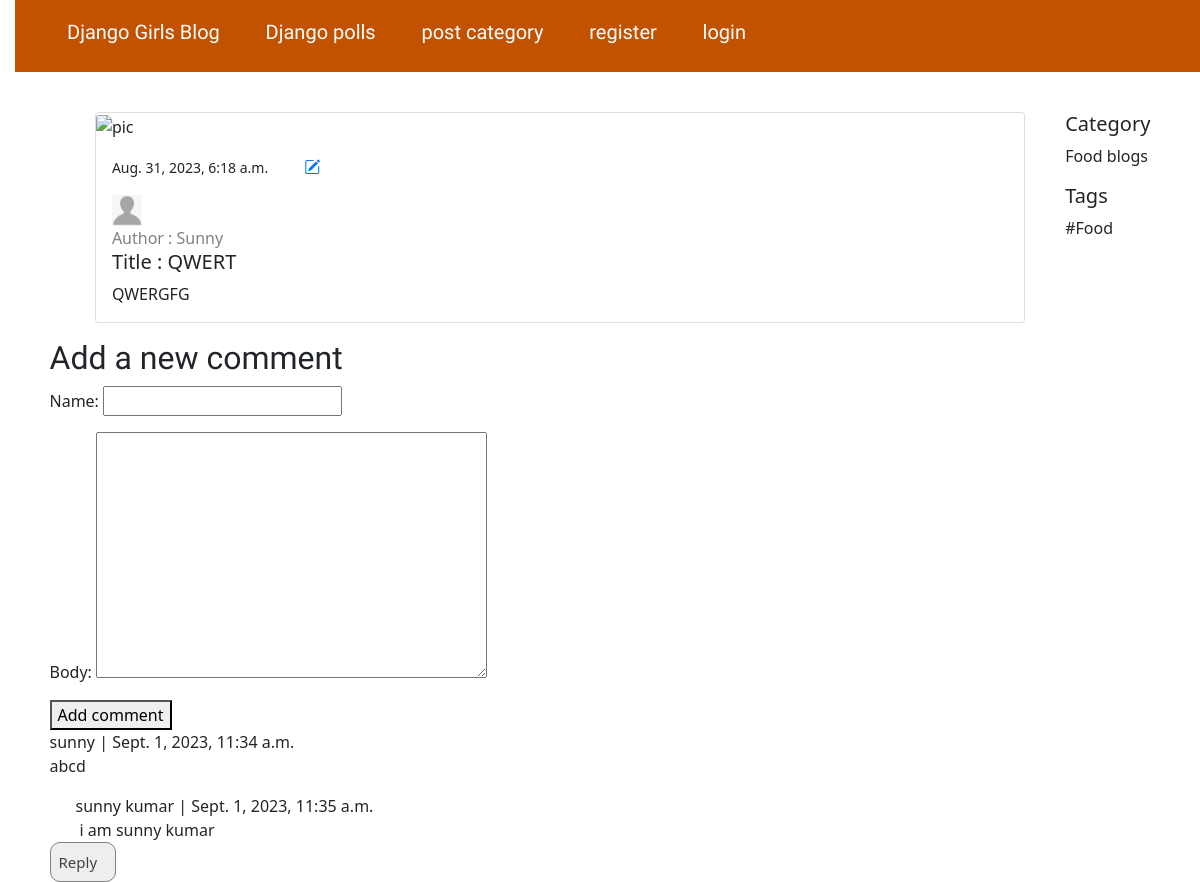
Screenshot of /post/qwert/ with the database file from the repository.
### djangogirls/models.py (models this page shows, shortened)
class Post(models.Model):
    author = models.ForeignKey(
        settings.AUTH_USER_MODEL, null=True, blank=True, on_delete=models.CASCADE)
    slug = models.SlugField(max_length=200, unique=True)
    title = models.CharField(max_length=200)
    text = models.TextField()
    image = models.ImageField(upload_to='postimg/', null=True, blank=True)
    feature_img = models.ImageField(
        upload_to='featureimg/', null=True, blank=True)
    category = models.ForeignKey(
        Category, null=True, on_delete=models.SET_NULL)
    tags = models.ManyToManyField(Tags, related_name='post_tag')
    created_date = models.DateTimeField(default=timezone.now)
    published_date = models.DateTimeField(auto_now_add=True)

class User(AbstractUser):
    GENDER_CHOICES = (
        ('M', 'Male'),
        ('F', 'Female'),
    )
    STATE_CHOICES = (
        ("rajasthan", "rajasthan"),
        ("punjab", "punjab"),
        ("uttarpradesh", "uttarpradesh"),
    )
    username = models.CharField(
        max_length=50, blank=True, null=True, unique=True)
    email = models.EmailField(_('email address'), unique=True)
    user_profile = models.ImageField(upload_to='avatar', blank=True, null=True)
    city = models.CharField(max_length=200)
    gender = models.CharField(
        max_length=200, choices=GENDER_CHOICES, default='')
    state = models.CharField(max_length=200, choices=STATE_CHOICES, default='')
    dob = models.DateField(null=True, blank=True)
    country = models.CharField(max_length=200)
    zip_code = models.IntegerField(null=True)
    phone_no = models.CharField(max_length=10)
    USERNAME_FIELD = 'email'
    REQUIRED_FIELDS = ['username', 'first_name']

class Category(models.Model):
    name = models.CharField(max_length=200)
    image = models.ImageField(upload_to='catimg/', blank=True)
    description = models.TextField(blank=True)
    slug = models.SlugField(max_length=200)

class Tags(models.Model):
    name = models.CharField(max_length=200)
    image = models.ImageField(upload_to='tagimg/', blank=True)
    description = models.TextField(blank=True)
    slug = models.SlugField(max_length=200)

class Comment(models.Model):
    user = models.ForeignKey(User, on_delete=models.CASCADE, null=True)
    post = models.ForeignKey(
        Post, on_delete=models.CASCADE, related_name='comments')
    name = models.CharField(max_length=80)
    email = models.EmailField(max_length=200, blank=True)
    body = models.TextField()
    created = models.DateTimeField(auto_now_add=True)
    updated = models.DateTimeField(auto_now=True)
    active = models.BooleanField(default=True)
    parent = models.ForeignKey(
        'self', on_delete=models.CASCADE, null=True, blank=True, related_name='replies')
    class Meta:
        ordering = ('created',)

### djangogirls/views.py (the view)
# urls.py: path('post/<str:slug>/', post_detail, name='post_detail'),
def post_detail(request, slug):
    post = get_object_or_404(Post, slug=slug)
    comments = post.comments.filter(active=True, parent__isnull=True).order_by('-created')
    if request.method == 'POST':
        comment_form = CommentForm(data=request.POST)
        if comment_form.is_valid():
            parent_obj = None
            try:
                parent_id = int(request.POST.get('parent_id'))
            except:
                parent_id = None
            if parent_id:
                parent_obj = Comment.objects.get(id=parent_id)
                if parent_obj:
                    replay_comment = comment_form.save(commit=False)
                    replay_comment.parent = parent_obj
            new_comment = comment_form.save(commit=False)
            new_comment.post = post
            new_comment.save()
            return redirect(f'/post/{post.slug}')
    else:
        comment_form = CommentForm()
    return render(request,
                  'djangogirls/post_detail.html',
                  {'post': post,
                   'comments': comments,
                   'comment_form': comment_form})

### djangogirls/forms.py
class CommentForm(forms.ModelForm):
    class Meta:
        model = Comment
        fields = ('name','body')

### djangogirls/templates/djangogirls/post_detail.html (shortened to what this page needs)
{% extends 'djangogirls/base.html' %}
{% load static %}
{% block content %}
<div class="main-section" style="display: flex; justify-content: space-around;">
    <div class="col-sm-10 card mb-3">
        {% if post.feature_img %}
        <img src="{{post.feature_img.url}}" class="card-img-top" alt="..." style="height: 350px;">
        {% else %}
        <img src="" class="card-img-top" alt="pic">
        {% endif %}
        <div class="card-body">
            <p class="card-text"><small
                    class="text-body-secondary">{{post.published_date}}</small>&ensp;&ensp;&ensp;&ensp;
                <a href="{% url 'post_edit' slug=post.slug %}"><i class="bi bi-pencil-square"></i></a>
            </p>
            {% if post.author.user_profile %}
            <img src="{{post.author.user_profile.url}}" alt="author" style="width: 30px;">
            {% else %}
            <img src="" alt="" style="width: 30px;">
            {% endif %}
            <a  href="/authordetail/?id={{post.author.id}}" style="text-decoration: none; color: gray;"><p class="card-text" >Author : {{post.author.first_name}}</p></a>
            <h5 class="card-title">Title : {{post.title}}</h5>
            <p class="card-text">{{post.text}}</p>
        </div>
    </div>
    <div class="aside-section" style="padding-left: 10px;">
        <div class="category">
            <h5>Category</h5>
            <p>{{post.category.name}}</p>
        </div>
        <div class="tags">
            <h5>Tags</h5>
            {% for tag in post.tags.all %}
            <p>{{tag.name}}</p>
            {% endfor %}
        </div>
    </div>
</div>
<h2>Add a new comment</h2>
<form action="." method="post">
    {{ comment_form.as_p }}
    <button type="submit">Add comment</button>
</form>
{% for comment in comments %}
<div class="comment" >
    <p class="info" style="margin: 0px;">{{ comment.name }} | {{ comment.created }}</p>
    {{ comment.body|linebreaks }}
    {% for replay in comment.replies.all %}
    <p class="info" style="margin: 0px 26px;">{{ replay.name }} | {{ replay.created }}</p>
    <li style="list-style-type: none; margin-left: 30px;">{{ replay.body }}</li>
    {% endfor %}
    <button type="button" class="collapsible" style="margin-left: 0px;">Reply</button>
</div>
{% empty %}
<h4>There are no comments yet.</h4>
{% endfor %}
{% endblock %}

### djangogirls/static/css/djangogirls.css (style rules this page uses)
body { padding-left: 15px; }
h1, h2, h3, h4 { font-family: 'Lobster', cursive; }
.collapsible { background-color: #eee; color: #444; cursor: pointer; padding: 8px; width: 6%; border: 1px solid gray; border-radius: 10px 10px 10px 10px; text-align: left; outline: none; font-size: 15px; }

### rows the page displays
Post: published_date "Aug. 31, 2023, 6:18 a.m.", author.user_profile (picture), author.first_name "Sunny", title "QWERT", text "QWERGFG", category.name "Food blogs"
Tags: name "#Food"
Comment: name "sunny", created "Sept. 1, 2023, 11:34 a.m.", body "abcd"
Comment: name "sunny kumar", created "Sept. 1, 2023, 11:35 a.m.", body "i am sunny kumar"
